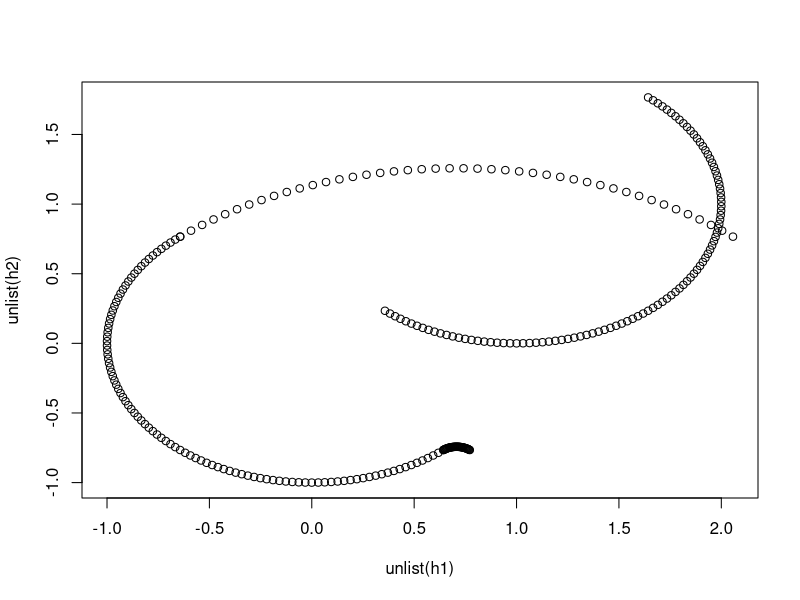
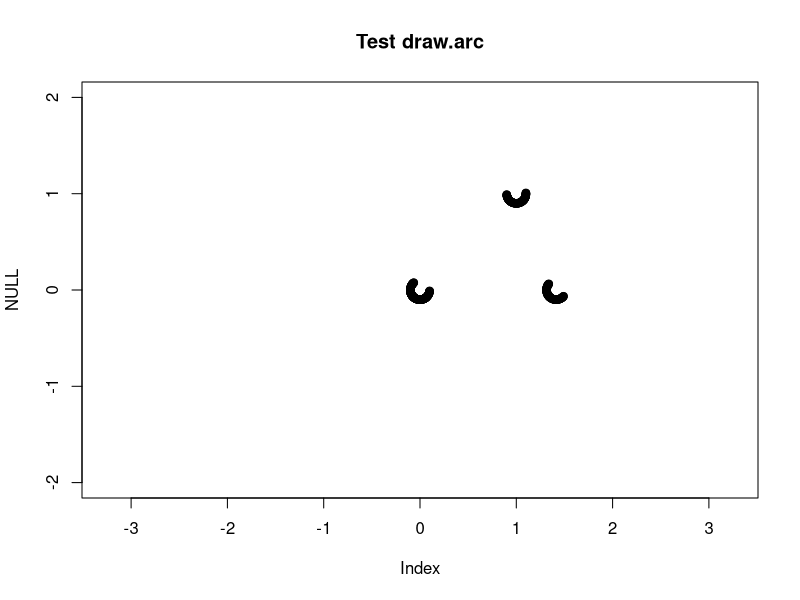

Here is the R script that generated these plots, in order:
library(dplyr)
library(data.table)
#####Trying everything works in the plotter
##Helper functions load them before running the ploter_update_101
rounded_line <- function(x1,y1,x2,y2,r,return_mat=F,arc = 0, n = 200){
  theta <- angle(x1,y1,x2,y2)
  if(arc == 0){
    cir_1 <- circle_seg(0,0,radius=r/2,start_radians=pi*(1/2),end_radians=pi*(3/2),n=n)
    cir_2 <- cir_1 %>% rotate(pi) %>% translate(by_y = euc_dist(x1,x2,y1,y2))
    mid1 <- filled_line(last(t(cir_1))[,1],last(t(cir_1))[,2],first(t(cir_2))[,1] , first(t(cir_2))[,2], n=n, ends = F )
    mid2 <- filled_line(last(t(cir_2))[,1],last(t(cir_2))[,2],first(t(cir_1))[,1] , first(t(cir_1))[,2], n=n, ends = F )
    
    
    # #circle at origin -- only a part of it
    # cir_1 <- circle_seg(0,0,radius = r/2, start_radians =  pi - deg2rad(arc),
    #                     end_radians = 2*pi- deg2rad(arc), n=n)
    # 
    # #circle at (0,1) -- only a part of it
    # cir_2 <- cir_1 %>% rotate(pi) %>% translate(by_y = euc_dist(x1,x2,y1,y2))
    # 
    # #constructing the straight lines
    # mid1 <- filled_line(last(t(cir_1))[,1],last(t(cir_1))[,2],first(t(cir_2))[,1] , first(t(cir_2))[,2], n=n, ends = F )
    # 
    # mid2 <- filled_line(last(t(cir_2))[,1],last(t(cir_2))[,2],first(t(cir_1))[,1] , first(t(cir_1))[,2], n=n, ends = F )
    # 
    #combine to a matrix
    shape <- cbind(
      cir_1,
      mid1,
      cir_2,
      mid2
    ) %>%
      rotate(theta) %>%
      translate(x1,y1)
    
    if(return_mat==TRUE){
      shape
    } else {
      data.table(
        x=shape[1,],
        y=shape[2,]
      )
    }
  } else if(arc > 0){
    #circle at origin -- only a part of it
    cir_1 <- circle_seg(x1,y1,radius = r/2, start_radians =  pi - deg2rad(arc),
                        end_radians = 2*pi- deg2rad(arc), n=n)
    
    #circle at (0,1) -- only a part of it
    cir_2 <- circle_seg(x2,y2,radius = r/2, start_radians = 2*pi + deg2rad(arc),
                        end_radians = pi+deg2rad(arc), n=n)
    #for the outer circle
    mid1 <- circle_seg(x = euc_dist(x1,x2,y1,y2)/2,
                       y = -((euc_dist(x1,x2,y1,y2)/2)/tan(deg2rad(arc))), 
                       start_radians = 2*pi - deg2rad(arc),
                       end_radians = deg2rad(arc),
                       radius = (euc_dist(x1,x2,y1,y2)/2)/sin(deg2rad(arc)) + r/2, n=n)
    
    #for the inner circle
    mid2 <- circle_seg(x = euc_dist(x1,x2,y1,y2)/2,
                       y = -((euc_dist(x1,x2,y1,y2)/2)/tan(deg2rad(arc))),
                       start_radians = 2*pi - deg2rad(arc),
                       end_radians = deg2rad(arc) + 2*pi,
                       radius = ((euc_dist(x1,x2,y1,y2)/2)/sin(deg2rad(arc))) - r/2, n=n)
    
    #reversing the inner_circle
    #mid2 <- rev_mat(inner_cir)
    
    #combine to a matrix
    shape <- cbind(
      cir_1,
      mid1,
      cir_2,
      mid2
     ) #%>%
    #   rotate(theta) %>%
    #   translate(x1,y1)
    
    if(return_mat==TRUE){
      shape
    } else {
      data.table(
        x=shape[1,],
        y=shape[2,]
      )
    }
  } else if(arc < 0){
    #circle at origin -- only a part of it
    cir_1 <- circle_seg(x1,y1,radius = r/2, start_radians =  pi - deg2rad(arc),
                        end_radians = 2*pi- deg2rad(arc), n=n)
    
    #circle at (0,1) -- only a part of it
    cir_2 <- circle_seg(x2,y2,radius = r/2, start_radians = 2*pi + deg2rad(arc),
                        end_radians = pi+deg2rad(arc))
    #for the outer circle
    mid1 <- circle_seg(x = euc_dist(x1,x2,y1,y2)/2,
                       y = -((euc_dist(x1,x2,y1,y2)/2)/tan(deg2rad(arc))),
                       start_radians = -(2*pi - deg2rad(arc)),
                       end_radians = -(deg2rad(arc) + 2*pi),
                       radius = ((euc_dist(x1,x2,y1,y2)/2)/sin(deg2rad(arc))) - r/2, n=n)
    
    #for the inner circle
    mid2 <- circle_seg(x = euc_dist(x1,x2,y1,y2)/2,
                       y = -((euc_dist(x1,x2,y1,y2)/2)/tan(deg2rad(arc))), 
                       start_radians = -(2*pi - deg2rad(arc)),
                       end_radians = -(deg2rad(arc)),
                       radius = (euc_dist(x1,x2,y1,y2)/2)/sin(deg2rad(arc)) + r/2, n=n)
    
    #reversing the inner_circle
    #mid2 <- rev_mat(inner_cir)
    
    #We need a final matrix of all the points for ReMIXTURE to plot it
    ## set in a perticular order
    #final_mat <- cbind(cir_1,outer_cir,cir_2,inner_cir_final)
    #combine to a matrix
    shape <- cbind(
      cir_1,
      mid1,
      cir_2,
      mid2
    ) #%>%
      # rotate(theta) %>%
      # translate(x1,y1)
      
    if(return_mat==TRUE){
      shape
    } else {
      data.table(
        x=shape[1,],
        y=shape[2,]
      )
    }
  }
}

angle <- function(x1,y1,x2,y2){
  x <- x2 - x1
  y <- y2 - y1
  l <- euc_dist(x1,x2,y1,y2)
  ifelse(x<=0,2*pi - acos(y/l),acos(y/l))
}

filled_line <- function(x1,y1,x2,y2,n=200,ends=T){
  m <- matrix(
    c(seq(x1,x2,length.out=n),
      seq(y1,y2,length.out=n)),
    nrow=2,byrow=T
  )
  if(ends==T){
    m
  } else {
    m[,2:(ncol(m)-1)]
  }
}

translate <- function(m,by_x=0,by_y=0){
  T_ <- matrix(
    c(
      1,0,by_x,
      0,1,by_y,
      0,0,1
    ),nrow=3,byrow=T
  )
  T_ %*% rbind(m,1) %>% `[`(1:2,)
}

rotate <- function(m,theta=pi){
  R_ <- matrix(
    c(
      cos(-theta) , -sin(-theta),
      sin(-theta)          , cos(-theta)
    ),nrow=2,byrow=T
  )
  R_ %*% m
}

euc_dist<-function(x1,x2,y1,y2){
  sqrt( ((x1-x2)**2) + ((y1-y2)**2) )
}


deg2rad <- function(d = 90){
  r <- round((d * pi)/180,3)
  return(r)
}
##############################
circle_seg <- function(
    x=0,
    y=0,
    radius=1,
    start_radians=pi,
    end_radians=pi,
    n=200
){
  start_radians <- start_radians %% (2*pi)
  end_radians <- end_radians %% (2*pi)
  if(start_radians!=end_radians){ #not a full circle
    if(start_radians > end_radians){
      n <- round( n*((2*pi)+end_radians-start_radians)/(2*pi))
      s <- seq(start_radians,(2*pi)+end_radians,length.out=n) %% (2*pi)
    } else {
      n <- n * ((end_radians-start_radians)/(2*pi))
      s <- seq(start_radians,end_radians,length.out=n) %% (2*pi)
    }
  } else { #full circle
    n <- round(n)+1
    s <- seq(start_radians,start_radians+(2*pi),length.out=n) %% (2*pi)
  }
  matrix(
    c(x+radius*sin(s),y+radius*cos(s)),
    ncol=length(s),
    byrow=T
  )
}
##################################
###(WARNING....)) This can only be used in this func -- BEWARE!!!!!!
rev_mat <- function(m){
  rev_row_1 <- rev(m[1,])
  rev_row_2 <- rev(m[2,])
  df <- data.frame(rev(m[1,]), 
                   rev(m[2,]))
  #re_mat <- matrix(c(rev_row_1, rev_row_2), nrow = 2, byrow = F)
  return(t(df))
}

#######################################
# ######plotter update 101 (leg_theta)
# leg_theta <- function(theta = 0, #default is 0 (deg)
#                       r = 0.2){ #default pivotal circle radius
#   
#   #If theta is 0 then do this base case straight lines
#   if(theta == 0){
#     #circle at origin -- only a part of it
#     cir_1 <- circle_seg(0,0,radius = r, start_radians =  pi - deg2rad(theta),
#                         end_radians = 2*pi- deg2rad(theta))
#     
#     #circle at (0,1) -- only a part of it
#     cir_2 <- circle_seg(1,0,radius = r, start_radians = 2*pi + deg2rad(theta),
#                         end_radians = pi+deg2rad(theta))
#     
#     #constructing the straight lines
#     #x-axis remains the same (0,1), the y-axis needs offset
#     y_line <- rep(0, times = 1000)
#     x_line <- seq(0,1, length.out = 1000)
#     
#     #offsetting for the 2 different conditions
#     y_line_1 <- y_line + r #top line 
#     y_line_2 <- y_line - r #bottom line 
#     
#     #points in mat format for top line
#     mat_1 <- matrix(c(x_line,y_line_1), ncol = length(x_line),byrow = T)
#     
#     #points in mat format for bottom line -- (rev of bottom line)
#     mat_2 <- matrix(c(x_line,rev(y_line_2)), ncol = length(x_line),byrow = T)
#     
#     #We need a final matrix of all the points for ReMIXTURE to plot it
#     ## set in a perticular order
#     final_mat <- cbind(cir_1,mat_1,cir_2,mat_2)
#     
#     return(final_mat)
#     
#   }else if(theta > 0){
#     #circle at origin -- only a part of it
#     cir_1 <- circle_seg(0,0,radius = r, start_radians =  pi - deg2rad(theta),
#                         end_radians = 2*pi- deg2rad(theta))
#     
#     #circle at (0,1) -- only a part of it
#     cir_2 <- circle_seg(1,0,radius = r, start_radians = 2*pi + deg2rad(theta),
#                         end_radians = pi+deg2rad(theta))
#     
#     #for the outer circle
#     outer_cir <- circle_seg(x = 0.5,
#                             y = -(0.5/tan(deg2rad(theta))), 
#                             start_radians = 2*pi - deg2rad(theta),
#                             end_radians = deg2rad(theta),
#                             radius = 0.5/sin(deg2rad(theta)) + r)
#     
#     #for the inner circle
#     inner_cir <- circle_seg(x = 0.5,
#                             y = -(0.5/tan(deg2rad(theta))),
#                             start_radians = 2*pi - deg2rad(theta),
#                             end_radians = deg2rad(theta) + 2*pi,
#                             radius = (0.5/sin(deg2rad(theta))) - r)
#     
#     #reversing the inner_circle
#     inner_cir_final <- rev_mat(inner_cir)
#     
#     #We need a final matrix of all the points for ReMIXTURE to plot it
#     ## set in a perticular order
#     final_mat <- cbind(cir_1,outer_cir,cir_2,inner_cir_final)
#     
#     return(final_mat)
#     
#   }else if(theta < 0){
#     #circle at origin -- only a part of it
#     cir_1 <- circle_seg(0,0,radius = r, start_radians =  pi - deg2rad(theta),
#                         end_radians = 2*pi- deg2rad(theta))
#     
#     #circle at (0,1) -- only a part of it
#     cir_2 <- circle_seg(1,0,radius = r, start_radians = 2*pi + deg2rad(theta),
#                         end_radians = pi+deg2rad(theta))
#     
#     #for the outer circle
#     outer_cir <- circle_seg(x = 0.5,
#                             y = -(0.5/tan(deg2rad(theta))),
#                             start_radians = -(2*pi - deg2rad(theta)),
#                             end_radians = -(deg2rad(theta) + 2*pi),
#                             radius = (0.5/sin(deg2rad(theta))) - r)
#     
#     #for the inner circle
#     inner_cir <- circle_seg(x = 0.5,
#                             y = -(0.5/tan(deg2rad(theta))), 
#                             start_radians = -(2*pi - deg2rad(theta)),
#                             end_radians = -(deg2rad(theta)),
#                             radius = 0.5/sin(deg2rad(theta)) + r)
#     
#     #reversing the inner_circle
#     inner_cir_final <- rev_mat(inner_cir)
#     
#     #We need a final matrix of all the points for ReMIXTURE to plot it
#     ## set in a perticular order
#     final_mat <- cbind(cir_1,outer_cir,cir_2,inner_cir_final)
#     
#     return(final_mat)
#   }
# }
# ######################################
# #Testing the function
# #theta positive
# pos_theta <- leg_theta(theta = 60)
# plot(x = NULL, y = NULL,
#      xlim = c(-2,2),ylim = c(-2,2),asp = 1,main="Test draw.arc")
# points(pos_theta[1,],pos_theta[2,])
# 
# #theta negative
# neg_theta <- leg_theta(theta = -60, r = 0.1)
# plot(x = NULL, y = NULL,
#      xlim = c(-2,2),ylim = c(-2,2),asp = 1,main="Test draw.arc")
# points(neg_theta[1,],neg_theta[2,])
# 
# 
# #theta 0
# nil_theta <- leg_theta(theta = 0, r = 0.5)
# plot(x = NULL, y = NULL,
#      xlim = c(-2,2),ylim = c(-2,2),asp = 1,main="Test draw.arc")
# points(nil_theta[1,],nil_theta[2,])
# 
# 
# plot(x = NULL, y = NULL,
#      xlim = c(-2,2),ylim = c(-2,2),asp = 1,main="Test draw.arc")
# points(leg_theta()[1,],leg_theta()[2,])
# 

##########################Testing something
x1 <- 0
x2 <- 1
y1 <- 0
y2 <- 1

h1 <-rounded_line(x1,y1,x2,y2, r = 2, arc = 40)[,1]
h2 <- rounded_line(x1,y1,x2,y2, r = 2, arc = 40)[,2]
plot(x = unlist(h1), y = unlist(h2))

# arc = 0
r= 0.2
# cir_1 <- circle_seg(0,0,radius = r/2, start_radians =  pi - deg2rad(arc),
#                     end_radians = 2*pi- deg2rad(arc))


arc = 40
theta <- angle(x1,y1,x2,y2)
plot(x = NULL, y = NULL,
     xlim = c(-2,2),ylim = c(-2,2),asp = 1,main="Test draw.arc")
cir_1 <- circle_seg(0,0,radius = r/2, start_radians =  pi - deg2rad(arc),
                    end_radians = 2*pi- deg2rad(arc), n=200) %>% rotate(-theta)

#circle at (0,1) -- only a part of it
cir_2 <- circle_seg(0,0,radius = r/2, start_radians = 2*pi + deg2rad(arc),
                    end_radians = pi+deg2rad(arc)) %>% 
  translate(by_y = euc_dist(x1,x2,y1,y2)) %>% rotate(theta)
shape <- cbind(
  cir_1,
  cir_2
) %>%
  rotate(theta) %>% 
  translate(x1,y1)
points(shape[1,], shape[2,])
points(cir_1[1,],cir_1[2,])
points(cir_2[1,],cir_2[2,])
